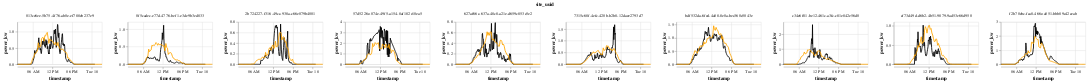

Notebook cell for this chart:
### Code cell
data = df.copy().reset_index()  # [:1000]
ids = data["site_uuid"].unique()[:100]
data = data[data["site_uuid"].isin(ids)]
data = data.sort_values("which", ascending=False)
data["timestamp"] = data["start_utc"] + (data["end_utc"] - data["start_utc"]) / 2
# data = data[data['power_kw'] > 0]
base_generation = (
    alt.Chart()  # data[data['which'] == 'generation'])
    .mark_line(color="black")  # size=10, opacity=0.5, color='black')
    .encode(x="timestamp", y="power_kw")
    .transform_filter(alt.datum.which == "generation")
    .properties(height=100, width=200)
    #     .encode(
    #         x='timestamp',
    #         y='power_kw',
    # facet=alt.Facet('client_site_id', columns=6),
    # color=alt.Color('which', scale=alt.Scale(domain=['forecast', 'generation'], range=['red', 'black']))
)


# )

base_forecast = (
    alt.Chart()  # data[data['which'] == 'forecast'])
    .mark_line(color="orange")  # size=25, opacity=0.5, color='orange')
    .encode(x="timestamp", y="power_kw")
    .transform_filter(alt.datum.which == "forecast")
)

chart = (
    alt.layer(base_generation, base_forecast, data=data)
    .facet("site_uuid", columns=10)
    .resolve_scale(
        y="independent",
    )
)


chart

### Figure 1 — Vega-Lite specification as saved in the notebook (floating-point values rounded to 4 significant figures; data arrays with more than 128 entries replaced by an {"elided": "..."} marker saying what was removed)
{"config": {"view": {"continuousWidth": 400, "continuousHeight": 300}}, "data": {"name": "data-a748c4149ee8c558e9b2eb7573f60f74"}, "facet": {"field": "site_uuid", "type": "nominal"}, "spec": {"layer": [{"mark": {"type": "line", "color": "black"}, "encoding": {"x": {"field": "timestamp", "type": "temporal"}, "y": {"field": "power_kw", "type": "quantitative"}}, "height": 100, "transform": [{"filter": "(datum.which === 'generation')"}], "width": 200}, {"mark": {"type": "line", "color": "orange"}, "encoding": {"x": {"field": "timestamp", "type": "temporal"}, "y": {"field": "power_kw", "type": "quantitative"}}, "transform": [{"filter": "(datum.which === 'forecast')"}]}]}, "columns": 10, "resolve": {"scale": {"y": "independent"}}, "$schema": "https://vega.github.io/schema/vega-lite/v4.17.0.json", "datasets": {"data-a748c4149ee8c558e9b2eb7573f60f74": {"elided": "3899 records"}}}
